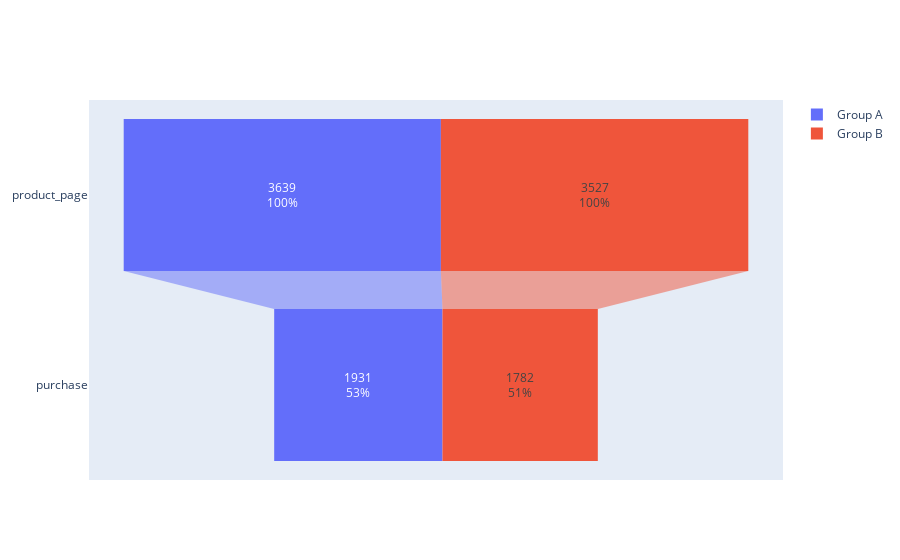

Here is the notebook cell this chart was saved with:
### Code cell
# Excluding product cart:

df_no_cart_and_login = df_no_login[df_no_login['event_name']!='product_cart']



# add the share of users (percentage change) who proceed from one stage to another in each group:
group_A = df_no_cart_and_login[df_no_cart_and_login.group=='A'].groupby(['event_name','group'])['user_id'].nunique().reset_index().sort_values(by='user_id',ascending=False)
display(group_A)
group_B = df_no_cart_and_login[df_no_cart_and_login.group=='B'].groupby(['event_name','group'])['user_id'].nunique().reset_index().sort_values(by='user_id',ascending=False)
display(group_B)
#group_248 = df_no_login[df_no_login.experiment_id==248].groupby(['event_name','group'])['user_id'].nunique().reset_index().sort_values(by='user_id',ascending=False)
#display(group_248)

fig = go.Figure()

fig.add_trace(go.Funnel(
    name = 'Group A',
    y = group_A['event_name'], 
    x = group_A['user_id'], 
    textinfo = "value+percent previous"))

#fig.add_trace(go.Funnel(
#    name = 'Group B',
#    orientation = "h",
#    y = group_B['event_name'], 
#    x = group_B['user_id'], 
#   textposition = "inside",
#   textinfo = "value+percent previous"))

fig.add_trace(go.Funnel(
    name = 'Group B',
    orientation = "h",
    y = group_B['event_name'], 
    x = group_B['user_id'],
   textposition = 'inside',#"outside",
   textinfo = "value+percent previous"))

fig.show()

### Figure 1 — Plotly figure (JSON) as saved in the notebook; plotly's stock layout.template omitted (floating-point values rounded to 4 significant figures)
{"data": [{"name": "Group A", "textinfo": "value+percent previous", "type": "funnel", "x": [3639, 1931], "y": ["product_page", "purchase"]}, {"name": "Group B", "orientation": "h", "textinfo": "value+percent previous", "textposition": "inside", "type": "funnel", "x": [3527, 1782], "y": ["product_page", "purchase"]}], "layout": {}}
